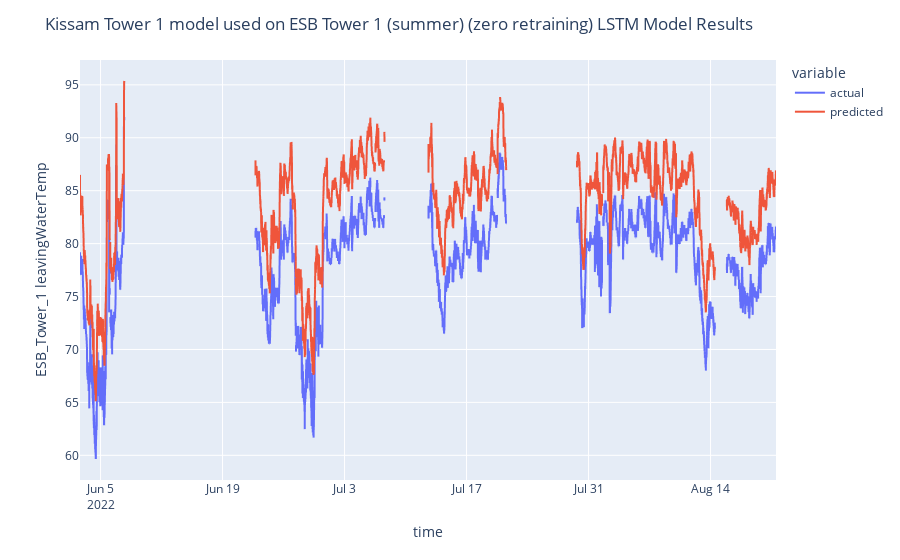

Notebook source saved alongside this figure:
### Code cell
"""
3. Load model and predict
"""
# load model of the other tower

yhat = model.predict(vec_X_test)

# display results
results_df = pd.DataFrame(
    {
        "actual": vec_y_test.reshape((vec_y_test.shape[0])),
        "predicted": yhat.reshape((yhat.shape[0])),
    },
    index=y.index,
)
results_df = scaler.denormalize_results(results_df)

# Create a new DataFrame with the desired 5-minute interval index
new_index = pd.date_range(
    start=results_df.index.min(), end=results_df.index.max(), freq="5min"
)
display_df = pd.DataFrame(index=new_index)
# Merge the new DataFrame with the original DataFrame
display_df = display_df.merge(
    results_df, how="left", left_index=True, right_index=True
)

mabs_error = mean_absolute_error(results_df["actual"], results_df["predicted"])
rmse = np.sqrt(mean_squared_error(results_df["actual"], results_df["predicted"]))
print("Mean Absolute Error: %.3f" % mabs_error)
print("RMSE: %.3f" % rmse)

fig = px.line(display_df, x=display_df.index, y=["actual", "predicted"])
fig.update_layout(
    title=f"Kissam Tower 1 model used on ESB Tower 1 ({season}) (zero retraining) LSTM Model Results",
    xaxis_title="time",
    yaxis_title=target,
)
fig.show()
fig.write_html(f"../plots/kissam1_to_esb1_summer_lstm.html")

### Figure 1 — Plotly figure (JSON) as saved in the notebook; plotly's stock layout.template omitted (floating-point values rounded to 4 significant figures; data arrays with more than 128 entries replaced by an {"elided": "..."} marker saying what was removed)
{"data": [{"hovertemplate": "variable=actual<br>index=%{x}<br>value=%{y}<extra></extra>", "legendgroup": "actual", "line": {"color": "#636efa", "dash": "solid"}, "marker": {"symbol": "circle"}, "mode": "lines", "name": "actual", "showlegend": true, "type": "scattergl", "x": {"elided": "23003 str values"}, "xaxis": "x", "y": {"elided": "23003 float values"}, "yaxis": "y"}, {"hovertemplate": "variable=predicted<br>index=%{x}<br>value=%{y}<extra></extra>", "legendgroup": "predicted", "line": {"color": "#EF553B", "dash": "solid"}, "marker": {"symbol": "circle"}, "mode": "lines", "name": "predicted", "showlegend": true, "type": "scattergl", "x": {"elided": "23003 str values"}, "xaxis": "x", "y": {"elided": "23003 float values"}, "yaxis": "y"}], "layout": {"legend": {"title": {"text": "variable"}, "tracegroupgap": 0}, "margin": {"t": 60}, "title": {"text": "Kissam Tower 1 model used on ESB Tower 1 (summer) (zero retraining) LSTM Model Results"}, "xaxis": {"anchor": "y", "domain": [0, 1], "title": {"text": "time"}}, "yaxis": {"anchor": "x", "domain": [0, 1], "title": {"text": "ESB_Tower_1 leavingWaterTemp"}}}}
